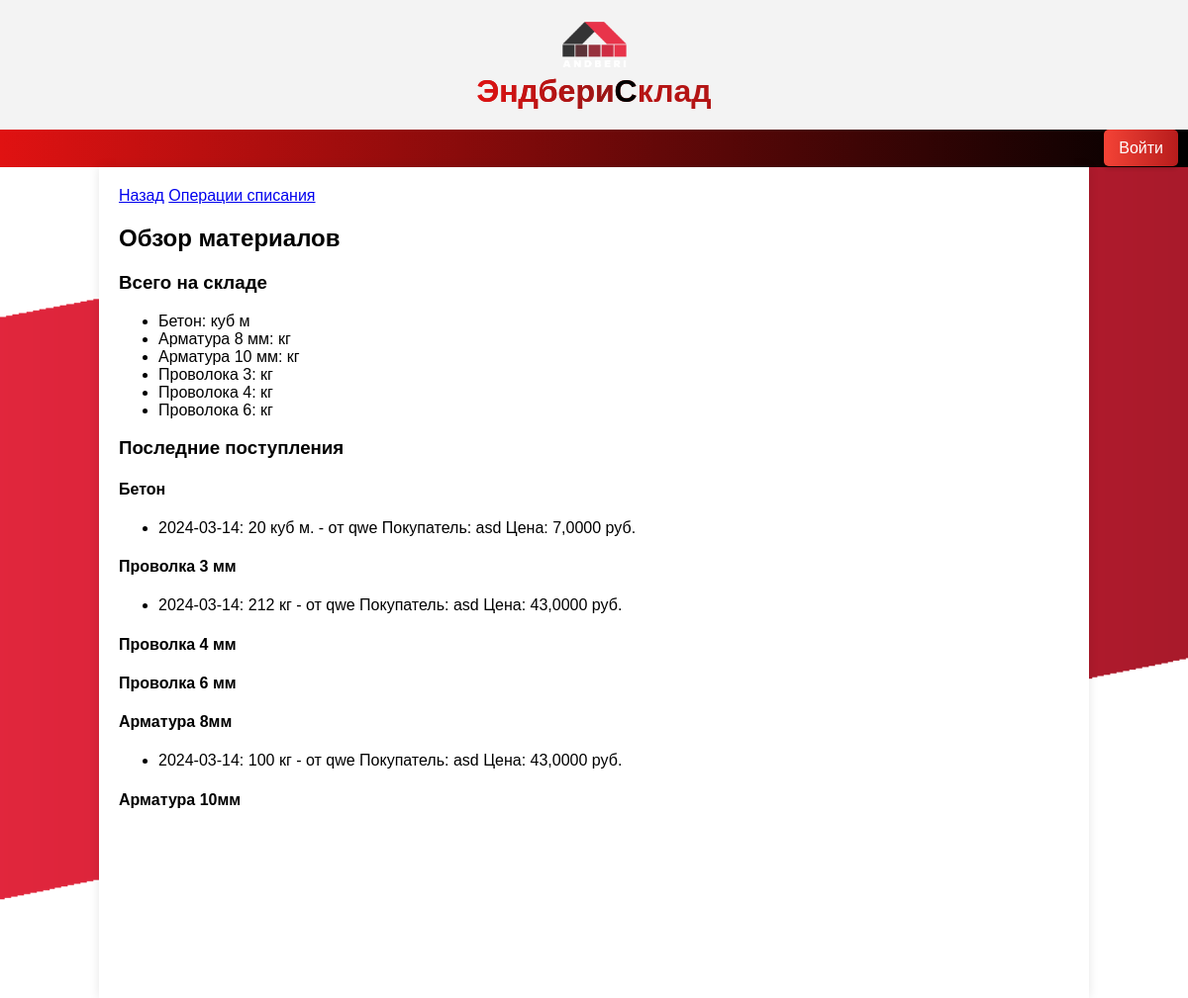
The page /materials_overview/ on the database as committed earlier.
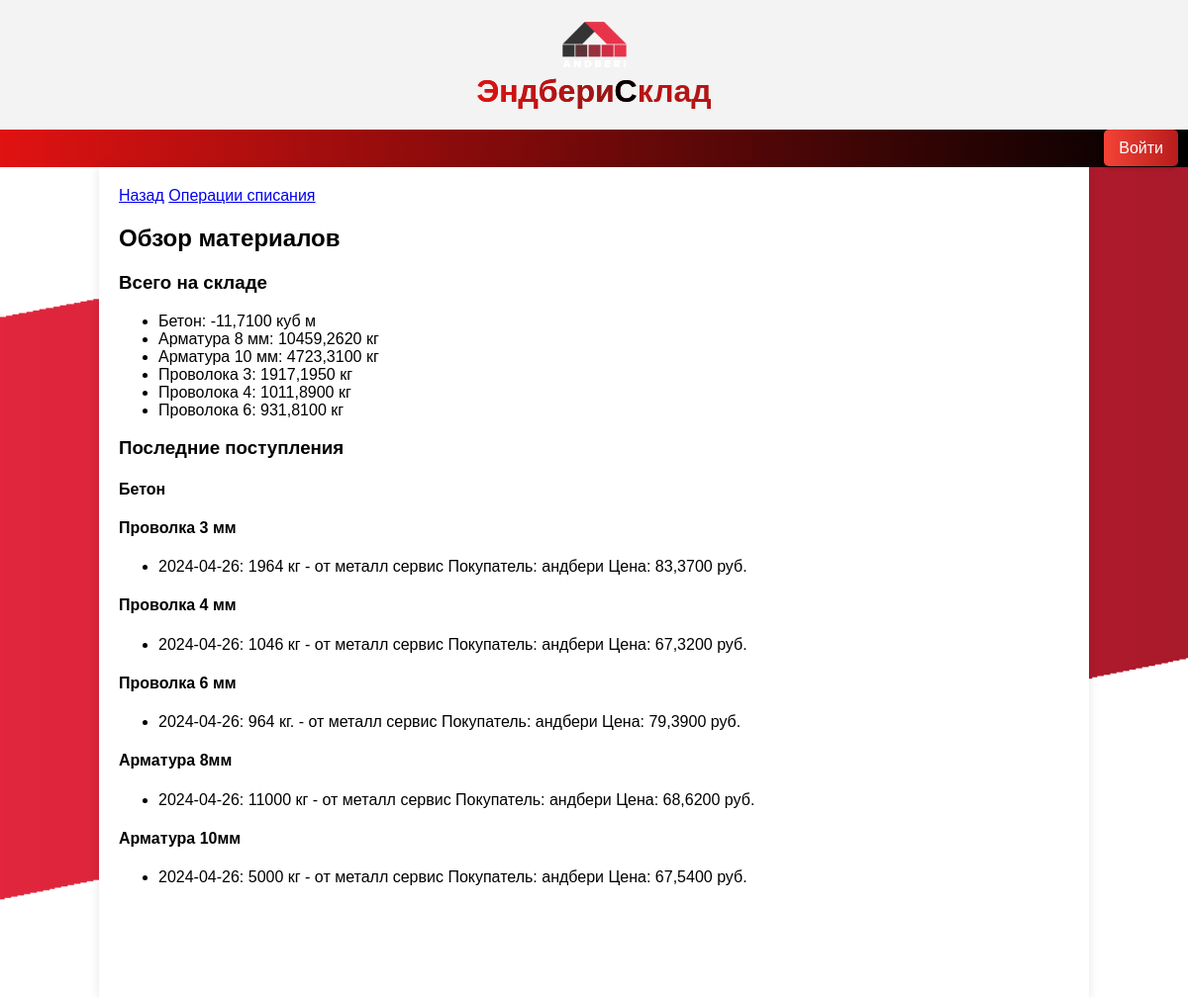
The same page on the database as committed later.
### sklad_app/models.py (models this page shows)
class Beton(models.Model):
    count=models.IntegerField()
    date = models.DateTimeField(auto_now_add=True)
    company_sell=models.CharField(max_length=200)
    company_buy=models.CharField(max_length=200)
    price= models.DecimalField(max_digits=10, decimal_places=4)

class Wire(models.Model):
    count=models.IntegerField()
    date = models.DateTimeField(auto_now_add=True)
    company_sell=models.CharField(max_length=200)
    company_buy=models.CharField(max_length=200)
    price=models.DecimalField(max_digits=10, decimal_places=4)

class Armature(models.Model):
    count=models.IntegerField()
    date = models.DateTimeField(auto_now_add=True)
    company_sell=models.CharField(max_length=200)
    company_buy=models.CharField(max_length=200)
    price=models.DecimalField(max_digits=10, decimal_places=4)

class WirehouseB(models.Model):
    beton = models.DecimalField(max_digits=10, decimal_places=4,blank=True,default=0.0)
    armature = models.DecimalField(max_digits=10, decimal_places=4,blank=True,default=0.0)
    armature10 = models.DecimalField(max_digits=10, decimal_places=4,blank=True,default=0.0)
    wire3 = models.DecimalField(max_digits=10, decimal_places=4,blank=True,default=0.0)
    wire4 = models.DecimalField(max_digits=10, decimal_places=4,blank=True,default=0.0)
    wire6 = models.DecimalField(max_digits=10, decimal_places=4,blank=True,default=0.0)

class Wire4(models.Model):
    count=models.IntegerField()
    date = models.DateTimeField(auto_now_add=True)
    company_sell=models.CharField(max_length=200)
    company_buy=models.CharField(max_length=200)
    price=models.DecimalField(max_digits=10, decimal_places=4)

class Wire6(models.Model):
    count=models.IntegerField()
    date = models.DateTimeField(auto_now_add=True)
    company_sell=models.CharField(max_length=200)
    company_buy=models.CharField(max_length=200)
    price=models.DecimalField(max_digits=10, decimal_places=4)

class Armature10(models.Model):
    count=models.IntegerField()
    date = models.DateTimeField(auto_now_add=True)
    company_sell=models.CharField(max_length=200)
    company_buy=models.CharField(max_length=200)
    price=models.DecimalField(max_digits=10, decimal_places=4)

### sklad_app/views.py (the view)
# urls.py: path('materials_overview/',materials_overview,name='materials_overview'),
def materials_overview(request):
    last_five_beton = Beton.objects.all().order_by('-date')[:5]
    last_five_wire = Wire.objects.all().order_by('-date')[:5]
    last_five_wire4 = Wire4.objects.all().order_by('-date')[:5]
    last_five_wire6 = Wire6.objects.all().order_by('-date')[:5]
    last_five_armature = Armature.objects.all().order_by('-date')[:5]
    last_five_armature10 = Armature10.objects.all().order_by('-date')[:5]
    wirehouseb = WirehouseB.objects.first()
    context = {
        'last_five_beton': last_five_beton,
        'last_five_wire': last_five_wire,
        'last_five_wire4': last_five_wire4,
        'last_five_wire6': last_five_wire6,
        'last_five_armature': last_five_armature,
        'last_five_armature10': last_five_armature10,
        'wirehouseb': wirehouseb,
    }
    return render(request, 'materials_overview.html', context)

### templates/materials_overview.html
{% extends 'index.html' %}
{% block content %}
<a href="/" class="button">Назад</a>
<a href='{% url "latest_deliveries" %}'>Операции списания</a>
<h2>Обзор материалов</h2>
<h3>Всего на складе</h3>
<ul>
    <li>Бетон: {{ wirehouseb.beton }} куб м</li>
    <li>Арматура 8 мм: {{ wirehouseb.armature }} кг</li>
    <li>Арматура 10 мм: {{ wirehouseb.armature10 }} кг</li>
    <li>Проволока 3: {{ wirehouseb.wire3 }} кг</li>
    <li>Проволока 4: {{ wirehouseb.wire4 }} кг</li>
    <li>Проволока 6: {{ wirehouseb.wire6 }} кг</li>
</ul>
<h3>Последние поступления</h3>
<h4>Бетон</h4>
<ul>
    {% for material in last_five_beton %}
        <li>{{ material.date|date:"Y-m-d" }}: {{ material.count }} куб м. - от {{ material.company_sell }} Покупатель: {{ material.company_buy }} Цена: {{ material.price }} руб.</li>
    {% endfor %}
</ul>
<h4>Проволка 3 мм</h4>
<ul>
    {% for material in last_five_wire %}
        <li>{{ material.date|date:"Y-m-d" }}: {{ material.count }} кг - от {{ material.company_sell }} Покупатель: {{ material.company_buy }} Цена: {{ material.price }} руб.</li>
    {% endfor %}
</ul>
<h4>Проволка 4 мм</h4>
<ul>
    {% for material in last_five_wire4 %}
        <li>{{ material.date|date:"Y-m-d" }}: {{ material.count }} кг - от {{ material.company_sell }} Покупатель: {{ material.company_buy }} Цена: {{ material.price }} руб.</li>
    {% endfor %}
</ul>
<h4>Проволка 6 мм</h4>
<ul>
    {% for material in last_five_wire6 %}
        <li>{{ material.date|date:"Y-m-d" }}: {{ material.count }} кг. - от {{ material.company_sell }} Покупатель: {{ material.company_buy }} Цена: {{ material.price }} руб.</li>
    {% endfor %}
</ul>
<h4>Арматура 8мм</h4>
<ul>
    {% for material in last_five_armature %}
        <li>{{ material.date|date:"Y-m-d" }}: {{ material.count }} кг - от {{ material.company_sell }} Покупатель: {{ material.company_buy }} Цена: {{ material.price }} руб.</li>
    {% endfor %}
</ul>
<h4>Арматура 10мм</h4>
<ul>
    {% for material in last_five_armature10 %}
        <li>{{ material.date|date:"Y-m-d" }}: {{ material.count }} кг - от {{ material.company_sell }} Покупатель: {{ material.company_buy }} Цена: {{ material.price }} руб.</li>
    {% endfor %}
</ul>
{% endblock %}

### templates/index.html (shortened to what this page needs)
<!DOCTYPE html>
<html lang="ru">
<head>
    {% load static %}
    {% load static %}
</head>
<body>
    <div class="header">
        <a href="/"><img src="{% static 'logo.png' %}"  class="logo"></a>
         <h1>
            <span class="gradient-text">Эндбери</span><span class="black">С</span>клад
        </h1>
    </div>
    <div class="nav">
        {% if user.is_authenticated %}
            {% if user.userprofile.role.name == "Производство" or user.userprofile.role.name == "Кладовщик" %}
                <a href="{% url 'ware' %} " >Склады свай</a>
                {% if user.userprofile.role.name == "Производство" %}
                    <a href="{% url 'orders_by_day' %}" class="button">Разнарядки</a>
                {% endif %}
                <a href="{% url 'mat' %} " >Склады материалов</a>
            {% endif %}
            <span style="color: white;">Привет, {{ user.username }}!</span>
            <a href="{% url 'logout' %}">Выйти</a>
        {% else %}
            <a href="{% url 'login' %}">Войти</a>
        {% endif %}
    </div>
    <div class="content">
        {% block content %}{% endblock %}
    </div>
</body>
</html>

Rows that differ between the two databases and show on the page:
removed Beton: date "2024-03-14", count "20", company_sell "qwe", company_buy "asd", price "7,0000"
removed Wire: date "2024-03-14", count "212", company_sell "qwe", company_buy "asd", price "43,0000"
removed Armature: date "2024-03-14", count "100", company_sell "qwe", company_buy "asd", price "43,0000"
added WirehouseB: beton "-11,7100", armature "10459,2620", armature10 "4723,3100", wire3 "1917,1950", wire4 "1011,8900", wire6 "931,8100"
added Wire: date "2024-04-26", count "1964", company_sell "металл сервис", company_buy "андбери", price "83,3700"
added Wire4: date "2024-04-26", count "1046", company_sell "металл сервис", company_buy "андбери", price "67,3200"
added Wire6: date "2024-04-26", count "964", company_sell "металл сервис", company_buy "андбери", price "79,3900"
added Armature: date "2024-04-26", count "11000", company_sell "металл сервис", company_buy "андбери", price "68,6200"
added Armature10: date "2024-04-26", count "5000", company_sell "металл сервис", company_buy "андбери", price "67,5400"
